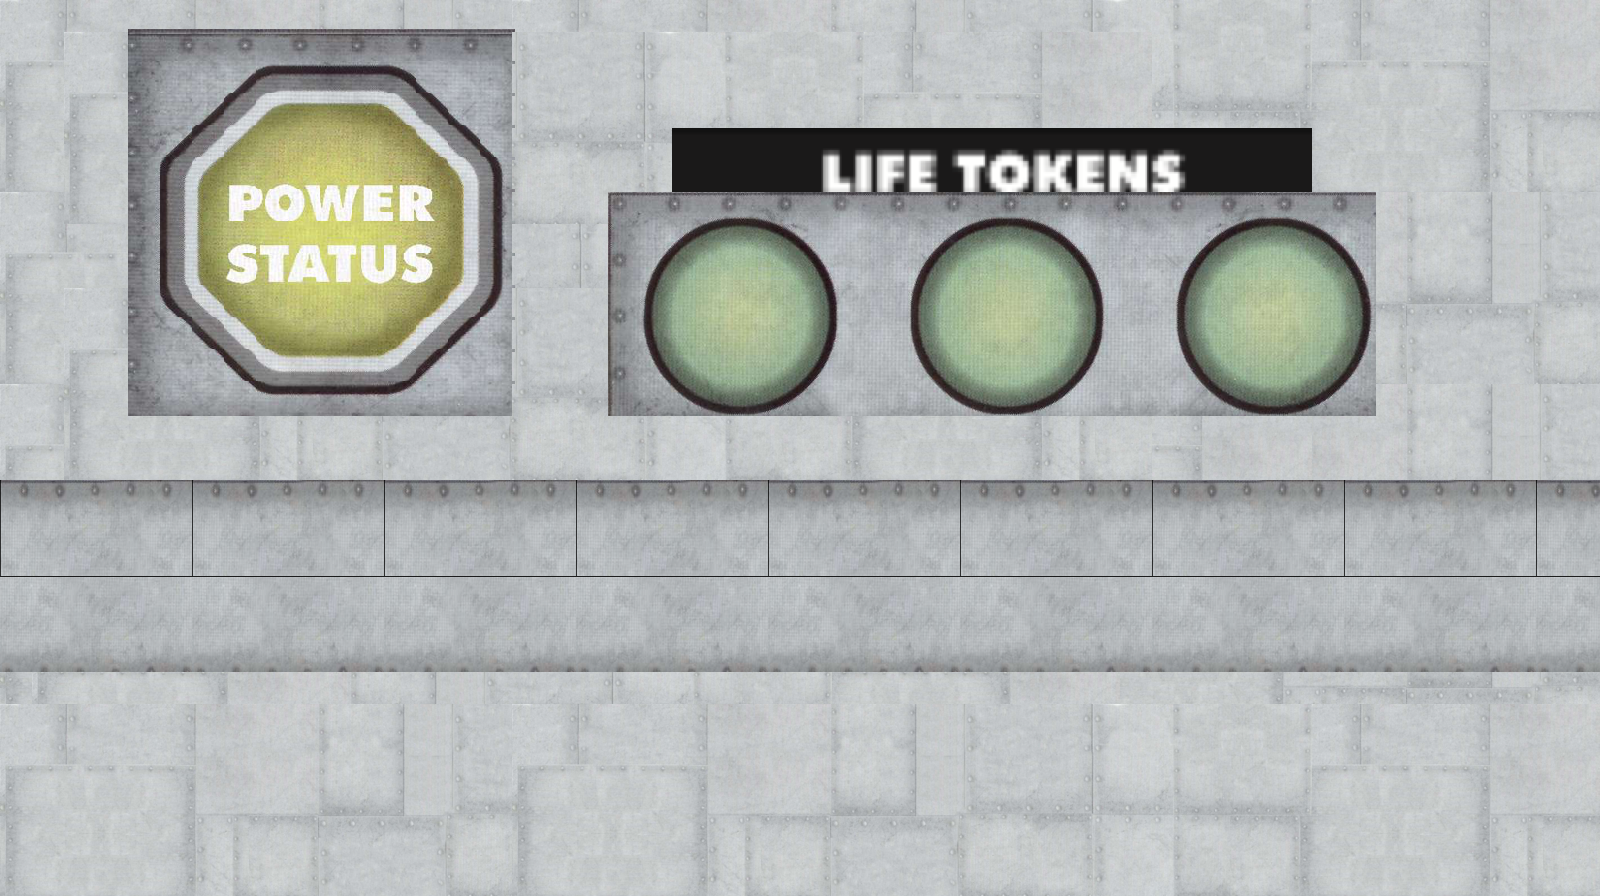

Below is a game level as drawn by its tile map, then a one-line description and the .tmx file that defines it, in full:
An orthogonal 50x28 tile map with 32x32 px tiles, 1 tile layer (Tile Layer 1), 8 tilesets.

<map version="1.2" tiledversion="1.2.2" orientation="orthogonal" renderorder="right-down" width="50" height="28" tilewidth="32" tileheight="32" infinite="0" nextlayerid="8" nextobjectid="2">
 <tileset firstgid="1" name="backGround" tilewidth="32" tileheight="32" tilecount="204" columns="34">
  <image source="backGround.png" width="1107" height="200" />
 </tileset>
 <tileset firstgid="205" name="ps2" tilewidth="35" tileheight="35" tilecount="144" columns="12">
  <image source="ps2.png" width="443" height="443" />
 </tileset>
 <tileset firstgid="349" name="LT" tilewidth="32" tileheight="32" tilecount="168" columns="24">
  <image source="LT.png" width="799" height="249" />
 </tileset>
 <tileset firstgid="517" name="LTT" tilewidth="32" tileheight="32" tilecount="40" columns="20">
  <image source="LTT.png" width="664" height="88" />
 </tileset>
 <tileset firstgid="557" name="rimD" tilewidth="32" tileheight="32" tilecount="18" columns="6">
  <image source="rimD.png" width="211" height="108" />
 </tileset>
 <tileset firstgid="575" name="rimDRotated" tilewidth="32" tileheight="32" tilecount="18" columns="6">
  <image source="rimDRotated.png" width="211" height="109" />
 </tileset>
 <tileset firstgid="593" name="ws" tilewidth="32" tileheight="32" tilecount="36" columns="6">
  <image source="ws.png" width="217" height="206" />
 </tileset>
 <tileset firstgid="629" name="WS2" tilewidth="32" tileheight="32" tilecount="30" columns="6">
  <image source="WS2.png" width="217" height="164" />
 </tileset>
 <imagelayer id="3" name="Image Layer 1" />
 <objectgroup id="2" name="Object Layer 1" />
 <layer id="7" name="Tile Layer 1" width="50" height="28">
  <data encoding="csv">
1,2,3,4,5,6,7,8,9,10,11,12,13,14,15,16,1,2,3,4,5,6,7,8,9,10,11,12,13,14,15,16,17,18,19,20,21,22,23,24,25,26,27,28,29,30,31,32,33,34,
35,36,1,2,205,206,207,208,209,210,211,212,213,214,215,216,15,16,17,18,19,20,21,22,23,24,25,26,27,28,29,30,31,32,33,34,55,56,57,58,59,60,61,62,63,64,65,66,67,68,
69,70,35,36,217,218,219,220,221,222,223,224,225,226,227,228,49,50,51,52,53,54,55,56,57,58,59,60,61,62,63,64,65,66,67,68,89,90,91,92,93,94,95,96,97,98,99,100,101,102,
103,104,69,70,229,230,231,232,233,234,235,236,237,238,239,240,83,84,85,86,87,88,89,90,91,92,93,94,95,96,97,98,99,100,101,102,123,124,125,126,127,128,129,130,131,132,133,134,135,136,
137,138,103,104,241,242,243,244,245,246,247,248,249,250,251,252,117,118,119,120,121,517,518,519,520,521,522,523,524,525,526,527,528,529,530,531,532,533,534,535,536,162,163,164,165,166,167,168,169,170,
171,172,137,138,253,254,255,256,257,258,259,260,261,262,263,264,151,152,153,154,155,537,538,539,540,541,542,543,544,545,546,547,548,549,550,551,552,553,554,555,556,196,197,198,199,200,201,202,203,204,
1,2,171,172,265,266,267,268,269,270,271,272,273,274,275,276,185,186,187,349,350,351,352,353,354,355,356,357,358,359,360,361,362,363,364,365,366,367,368,369,370,371,372,10,11,12,13,14,15,16,
35,36,37,38,277,278,279,280,281,282,283,284,285,286,287,288,51,52,53,373,374,375,376,377,378,379,380,381,382,383,384,385,386,387,388,389,390,391,392,393,394,395,396,44,45,46,47,48,49,50,
69,70,71,72,289,290,291,292,293,294,295,296,297,298,299,300,85,86,87,397,398,399,400,401,402,403,404,405,406,407,408,409,410,411,412,413,414,415,416,417,418,419,420,78,79,80,81,82,83,84,
103,104,1,2,301,302,303,304,305,306,307,308,309,310,311,312,15,16,17,421,422,423,424,425,426,427,428,429,430,431,432,433,434,435,436,437,438,439,440,441,442,443,444,112,113,114,115,116,117,118,
137,138,35,36,313,314,315,316,317,318,319,320,321,322,323,324,49,50,51,445,446,447,448,449,450,451,452,453,454,455,456,457,458,459,460,461,462,463,464,465,466,467,468,146,147,148,149,150,151,152,
171,172,69,70,325,326,327,328,329,330,331,332,333,334,335,336,83,84,85,469,470,471,472,473,474,475,476,477,478,479,480,481,482,483,484,485,486,487,488,489,490,491,492,180,181,182,183,184,185,186,
1,2,103,104,337,338,339,340,341,342,343,344,345,346,347,348,117,118,119,493,494,495,496,497,498,499,500,501,502,503,504,505,506,507,508,509,510,511,512,513,514,515,516,10,11,12,13,14,15,16,
35,36,137,138,139,140,141,142,143,144,145,146,147,148,149,150,151,152,153,154,155,156,157,158,159,160,161,162,163,164,165,166,167,168,169,170,64,65,66,67,68,42,43,44,45,46,47,48,49,50,
69,70,171,172,173,174,175,176,177,178,179,180,181,182,183,184,185,186,187,188,189,190,191,192,193,194,195,196,197,198,199,200,201,202,203,204,98,99,100,101,102,76,77,78,79,80,81,82,83,84,
575,576,577,578,579,580,575,576,577,578,579,580,575,576,577,578,579,580,575,576,577,578,579,580,575,576,577,578,579,580,575,576,577,578,579,580,575,576,577,578,579,580,575,576,577,578,579,580,575,576,
581,582,583,584,585,586,581,582,583,584,585,586,581,582,583,584,585,586,581,582,583,584,585,586,581,582,583,584,585,586,581,582,583,584,585,586,581,582,583,584,585,586,581,582,583,584,585,586,581,582,
587,588,589,590,591,592,587,588,589,590,591,592,587,588,589,590,591,592,587,588,589,590,591,592,587,588,589,590,591,592,587,588,589,590,591,592,587,588,589,590,591,592,587,588,589,590,591,592,587,588,
557,558,559,560,561,562,557,558,559,560,561,562,557,558,559,560,561,562,557,558,559,560,561,562,557,558,559,560,561,562,557,558,559,560,561,562,557,558,559,560,561,562,557,558,559,560,561,562,557,558,
563,564,565,566,567,568,563,564,565,566,567,568,563,564,565,566,567,568,563,564,565,566,567,568,563,564,565,566,567,568,563,564,565,566,567,568,563,564,565,566,567,568,563,564,565,566,567,568,563,564,
569,570,571,572,573,574,569,570,571,572,573,574,569,570,571,572,573,574,569,570,571,572,573,574,569,570,571,572,573,574,569,570,571,572,573,574,569,570,571,572,573,574,569,570,571,572,573,574,569,570,
103,69,70,71,72,73,74,75,76,77,78,79,80,81,82,83,84,85,86,87,88,89,90,91,92,93,94,95,96,97,98,99,100,101,102,104,105,106,107,108,109,110,111,112,113,114,115,116,117,118,
1,2,3,4,5,6,7,8,9,10,11,12,13,14,15,16,1,2,3,4,5,6,7,8,9,10,11,12,13,14,15,16,17,18,19,20,21,22,23,24,25,26,27,28,29,30,31,32,33,34,
35,36,37,38,39,40,41,42,43,44,45,46,47,48,49,50,35,36,37,38,39,40,41,42,43,44,45,46,47,48,49,50,51,52,53,54,55,56,57,58,59,60,61,62,63,64,65,66,67,68,
69,70,71,72,73,74,75,76,77,78,79,80,81,82,83,84,69,70,71,72,73,74,75,76,77,78,79,80,81,82,83,84,85,86,87,88,89,90,91,92,93,94,95,96,97,98,99,100,101,102,
103,104,105,106,107,108,109,110,111,112,113,114,115,116,117,118,103,104,105,106,107,108,109,110,111,112,113,114,115,116,117,118,119,120,121,122,123,124,125,126,127,128,129,130,131,132,133,134,135,136,
137,138,139,140,141,142,143,144,145,146,147,148,149,150,151,152,137,138,139,140,141,142,143,144,145,146,147,148,149,150,151,152,153,154,155,156,157,158,159,160,161,162,163,164,165,166,167,168,169,170,
171,172,173,174,175,176,177,178,179,180,181,182,183,184,185,186,171,172,173,174,175,176,177,178,179,180,181,182,183,184,185,186,187,188,189,190,191,192,193,194,195,196,197,198,199,200,201,202,203,204
</data>
 </layer>
</map>
